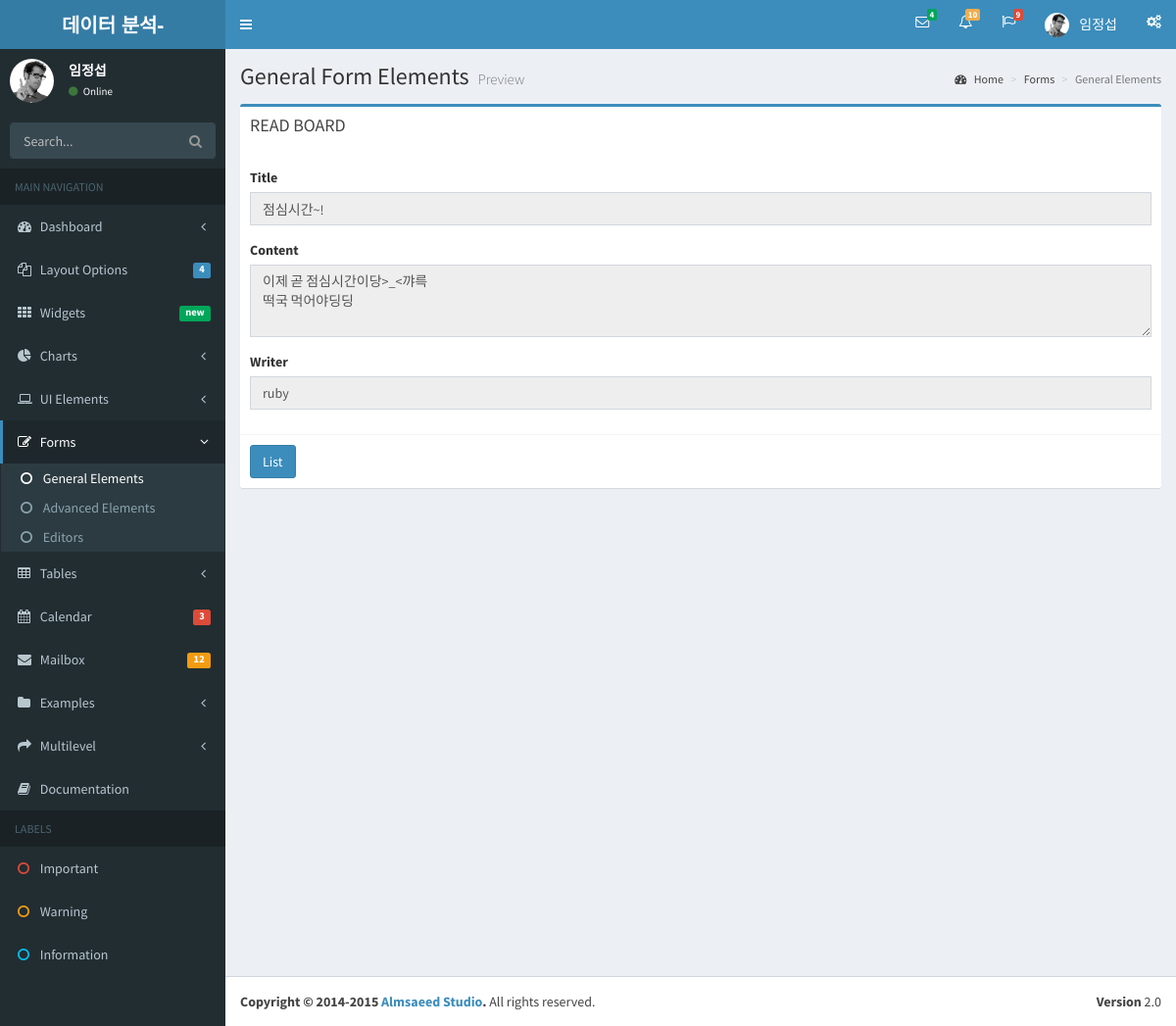
Screenshot of /bbs/bbs_read/2 (signed in) with the database file from the repository.
### bbsApp/models.py (models this page shows, shortened)
class Bbs(models.Model) :
    title   = models.CharField(max_length=100)
    writer  = models.CharField(max_length=100)
    content = models.TextField()
    regdate = models.DateTimeField(default=timezone.now)
    viewcnt = models.IntegerField(default=0)

### bbsApp/views.py (the view)
# urls.py: path('bbs_read/<int:id>',   views.bbs_read,         name='bbs_read'),
def bbs_read(request, id) :
    print('request bbs_read param id - ', id)
    board = Bbs.objects.get(id=id)
    board.viewcnt = board.viewcnt + 1
    board.save()
    context = {'board' : board,
               'name'   : request.session['user_name'],
               'id'     : request.session['user_id']
               }
    return render(request, 'read.html', context)

### bbsApp/templates/read.html (shortened to what this page needs)
{% include 'header.html' %}
{% block content %}
<section class="content">
	<div class="row">
		<div class="col-md-12">
			<div class="box box-primary">
				<div class="box-header">
					<h3 class="box-title">READ BOARD</h3>
				</div>
<div class="box-body">
	<div class="form-group">
		<label for="exampleInputEmail1">Title</label> <input type="text"
			name='title' class="form-control" value="{{board.title}}"
			readonly="readonly">
	</div>
	<div class="form-group">
		<label for="exampleInputPassword1">Content</label>
		<textarea class="form-control" name="content" rows="3"
			readonly="readonly">{{board.content}}</textarea>
	</div>
	<div class="form-group">
		<label for="exampleInputEmail1">Writer</label> <input type="text"
			name="writer" class="form-control" value="{{board.writer}}"
			readonly="readonly">
	</div>
</div>
<div class="box-footer">
	<button type="button" class="btn btn-primary" id ="listBtn">List</button>
</div>
			</div>
		</div>
	</div>
</section>
</div>
{% endblock %}
{% include 'footer.html' %}

### rows the page displays
Bbs: title "점심시간~!", content "이제 곧 점심시간이당>_<꺄륵 떡국 먹어야딩딩", writer "ruby"

### other values shown
{{ name }} "임정섭"
